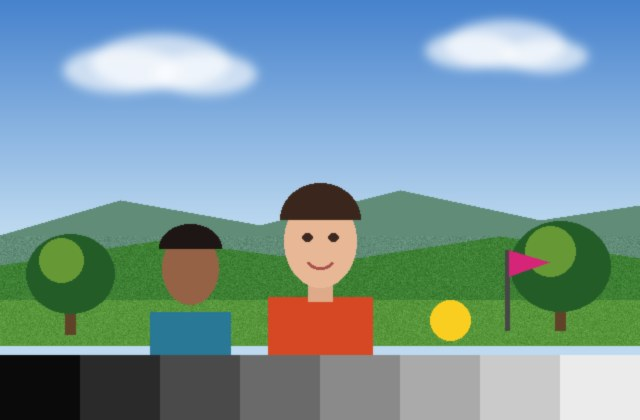
#> input picture app/assets/style_sample/sample.jpg, 640 x 420 px; its folder holds only this picture in this run
$ python -i vision.py   (imports and definitions only)
#> lines starting #> are read from the running program, lines starting #| are printed output that depends on the picture
"""Colour maths, desktop AI masks (Python reference of core/ai: scripts/ai-eval/ai_ref.py) and the measured-facts extractor.
On desktop the engine DLL has DAPPLE_AI off, so the planes are computed here from the neutral standard rendering (the same input the
engine service uses, pipeline-architecture 41.1) and handed to the engine through dapple_mask_raster_set.
Sky is a classical prior (top-connected, smooth, blue or bright-neutral, far in depth): the engine's own sky prior is in ai_masks_sky.cpp
and not exported by the DLL; this is a stand-in, so 'sky' results are rough on purpose."""
import os, sys, json, hashlib, datetime
import numpy as np
from PIL import Image
from scipy import ndimage

ROOT = os.path.abspath(os.path.join(os.path.dirname(__file__), '..', '..'))
sys.path.insert(0, os.path.join(ROOT, 'scripts', 'ai-eval'))

# ------------------------------------------------------------------------------------------------ colour

def srgb_to_lin(a):
    a = np.asarray(a, np.float32) / 255.0
    return np.where(a <= 0.04045, a / 12.92, ((a + 0.055) / 1.055) ** 2.4)

M_SRGB_XYZ = np.array([[0.4124564, 0.3575761, 0.1804375], [0.2126729, 0.7151522, 0.0721750], [0.0193339, 0.1191920, 0.9503041]], np.float32)
WP_D65 = np.array([0.95047, 1.0, 1.08883], np.float32)
WP_D50 = np.array([0.96422, 1.0, 0.82521], np.float32)
BRADFORD_D65_D50 = np.array([[1.0478112, 0.0228866, -0.0501270], [0.0295424, 0.9904844, -0.0170491], [-0.0092345, 0.0150436, 0.7521316]], np.float32)


# [4 lines left out: function xyz_to_lab, not called in this run]


def srgb8_to_lab(img, d50=False):
    xyz = srgb_to_lin(img) @ M_SRGB_XYZ.T
    if d50: return xyz_to_lab(xyz @ BRADFORD_D65_D50.T, WP_D50)
    return xyz_to_lab(xyz, WP_D65)


# [21 lines left out: function de2000, not called in this run]

# ------------------------------------------------------------------------------------------------ masks (desktop stand-in for the engine AI service)

_ai = None


# [37 lines left out: functions ai, compute_masks, not called in this run]


def sky_prior(rgb, depth=None, person=None):
    lab = srgb8_to_lab(rgb); L, a, b = lab[..., 0], lab[..., 1], lab[..., 2]; C = np.hypot(a, b)
    H, W = L.shape
    g = np.hypot(ndimage.sobel(ndimage.gaussian_filter(L, 1.5), 0), ndimage.sobel(ndimage.gaussian_filter(L, 1.5), 1))
    smooth = ndimage.uniform_filter(g, 9) < 6.0
    portrait = person is not None and (person > 128).mean() > 0.03
    # blue / overcast / sunset band; with a person in frame a bright neutral area is usually a backdrop or wall, not overcast sky
    colour = ((b < -10) & (L > 40)) | ((b < -5) & (L > 60)) | (((L > 75) & (C < 14)) & (not portrait)) | ((L > 45) & (b > 8) & (a > -5) & (np.arange(H)[:, None] < H * 0.4))
    cand = smooth & colour
    cand[int(H * 0.8):] = False
    if depth is not None: cand &= depth > 150
    if person is not None: cand &= ndimage.binary_dilation(person > 128, iterations=8) == False
    lab_, n = ndimage.label(cand)
    if n == 0: return np.zeros((H, W), np.uint8)
    top = set(np.unique(lab_[: max(2, H // 50)])) - {0}
    m = np.isin(lab_, list(top))
    if m.mean() < 0.01: return np.zeros((H, W), np.uint8)
    m = ndimage.binary_closing(m, iterations=3)
    return (ndimage.gaussian_filter(m.astype(np.float32), 2) * 255).astype(np.uint8)

# ------------------------------------------------------------------------------------------------ facts


# [90 lines left out: functions hour_of, measure, cast_word, facts_text, not called in this run]

>>> import cv2
>>> picture = cv2.imread('../../app/assets/style_sample/sample.jpg', cv2.IMREAD_GRAYSCALE)
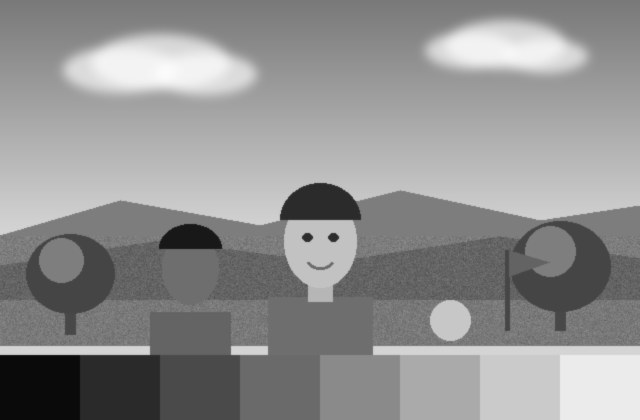
#> picture: shape (420, 640); min 9, max 251, mean 144.3
>>> result = sky_prior(picture)
#> in srgb_to_lin, `return np.where(a <= 0.04045, a / 12.92, ((a + 0.055) / 1.055) ** 2.4)`:
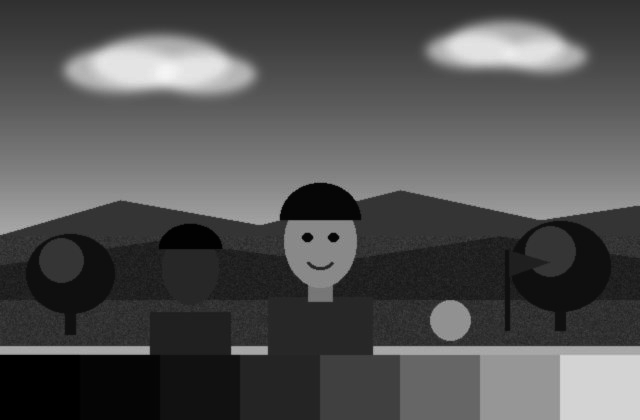
#> returned value: shape (420, 640) float32; min 0.00273, max 0.965, mean 0.325
#> (the run stopped early here; a loop or call above may not have finished)
